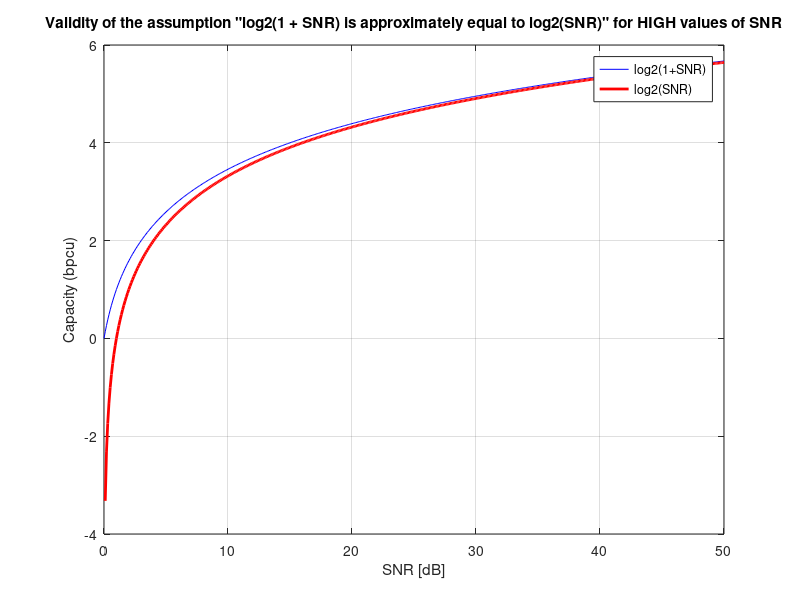
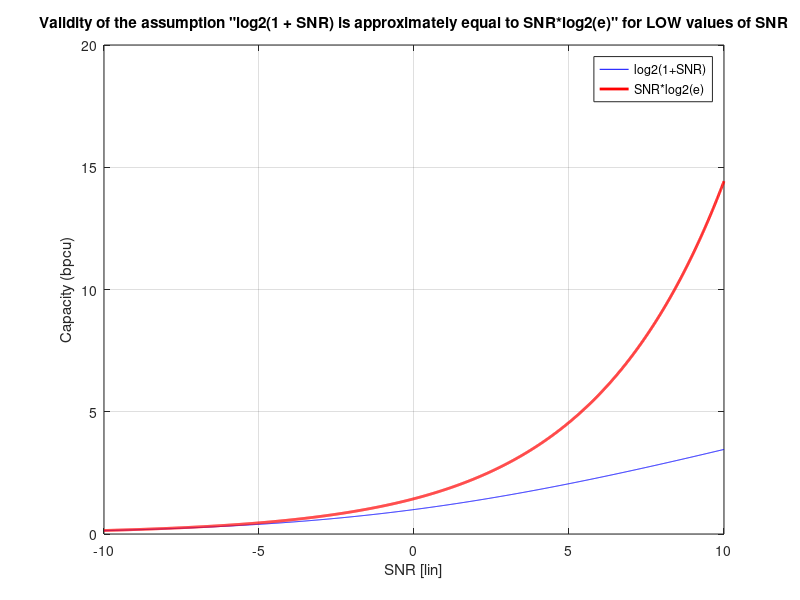

MATLAB code for these plots, in order:
%%%%%%         Problem6         %%%%%%

%Assumption 1: log2(1 + SNR) is approximately equal to log2(SNR) for high SNR values.

% Define the range of values for SNR (focus on high values)
clear;close all;clc
snr_db = 0:0.1:50; %Logarithmic scale
%snr_lin = 10.^(snr_db/10); %Linear scale

% Calculate the values of log2(1+SNR), log2(SNR)
y1 = log2(1+snr_db);
y2 = log2(snr_db);

% Plot the function
figure
plot(snr_db, y1, 'b', snr_db, y2, 'r', 'LineWidth', 2);

% Add title, labels, and legend
%title('Comparison of log2(1+SNR) and log2(SNR)');
title('Validity of the assumption "log2(1 + SNR) is approximately equal to log2(SNR)" for HIGH values of SNR')
xlabel('SNR [dB]');
ylabel('Capacity (bpcu)');
legend('log2(1+SNR)', 'log2(SNR)');

% Add grid
grid on;

%Assumption 2: log2(1 + SNR) is approximately equal to (SNR * log2(e) for low values of SNR
% Define the range of values for SNR (focus on low values)
snr_db = -10:0.01:10; %Logarithmic scale
snr_lin = 10.^(snr_db/10); %Linear scale

% Calculate the values of log2(1+SNR), SNR*log2(e)
y1 = log2(1 + snr_lin);
y3 = snr_lin * log2(exp(1));

% Plot the function
figure
plot(snr_db, y1, 'b', snr_db, y3, 'r', 'LineWidth', 2);
title('Validity of the assumption "log2(1 + SNR) is approximately equal to SNR*log2(e)" for LOW values of SNR')
xlabel('SNR [lin]');
ylabel('Capacity (bpcu)');
legend('log2(1+SNR)', 'SNR*log2(e)');

% Add grid
grid on;
